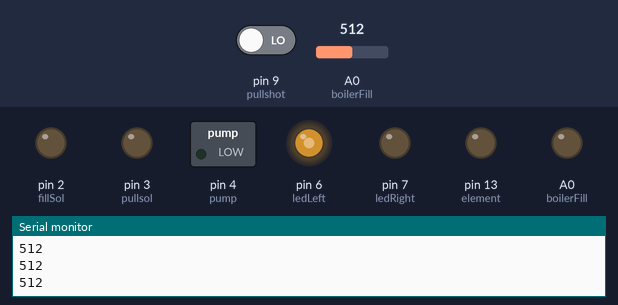
This sketch was run on a simulated Arduino Uno, built with avr-gcc and run on an emulated ATmega328P. On the bench: switched loads named in the sketch (green lamp = pin HIGH), output pins drawn as LEDs (lit = HIGH), the last lines printed to the serial monitor. Inputs (shaded band) come from the test bench; at power-on: A0 (boilerFill) = 512, pin 9 (pullshot) LOW. Pins used as bus, display or sensor lines are not drawn.

Above: at 2.7 s.
2.8 s: A0 (boilerFill) set to 11
5.8 s: A0 (boilerFill) set to 8
At 6.24 s:
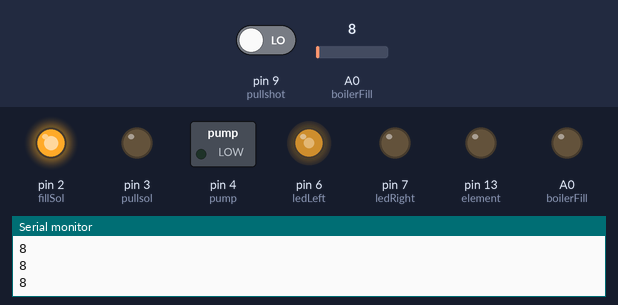
8.8 s: pin 9 (pullshot) driven HIGH
At 9.09 s:
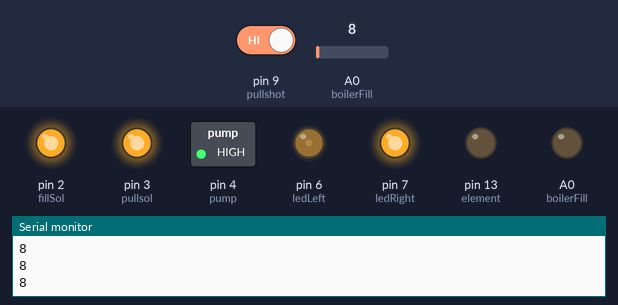
11.8 s: A0 (boilerFill) set to 109
At 12.1 s:
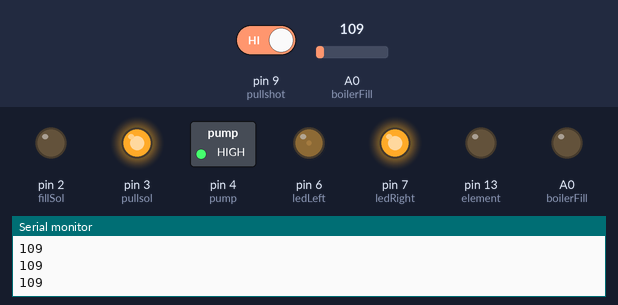
Timing chart, 0 to 15.8 s (numbered marks = the images above; inputs shaded):
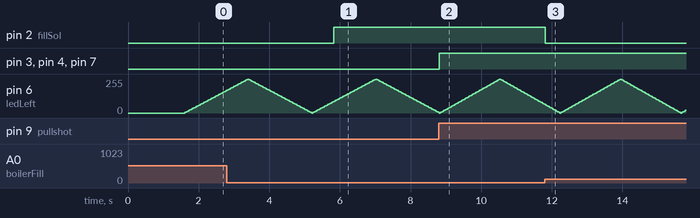

Measured:
- the behaviour switches between 10 and 9 on A0 (boilerFill) (found by bisection; images 0 and 1)
- after the input at 5.8 s, pin 2 (fillSol): LOW → HIGH at once
- after the input at 8.8 s, pin 3 (pullsol), pin 4 (pump), pin 7 (ledRight): LOW → HIGH at once
- after the input at 11.8 s, pin 2 (fillSol): HIGH → LOW at once

The sketch:

CimbaliDuino.ino
```cpp
#include <SoftwareSerial.h>

SoftwareSerial mySerial(1, 11); //  pin 0 = TX, pin 1 = RX (unused)
int pin = 11;
const int boilerFill = A0;    // pin that the sensor is attached to
const int fillSol = 2;       // attached to pin2
const int threshold = 10;   // threshold level that's in the range of the analog input
int pullshot = 9;    // right button
int pullsol = 3;    // opens grouphead solenoid
int ledLeft = 6;     // Left Light
int ledRight = 7;    // Right Light
int LCD = 10;        // LCD Power
//int LCDpower = 10;      // Left Button
int pump = 4;        // Left Button
int element = 13;    // Element Relay
int state = LOW;    // the current state of the output pin
int reading;         // the current reading from the input pin
int previous = HIGH;  // the previous reading from the input pin
long time = 0;       // the last time the output pin was toggled
long debounce = 200; // the debounce time, increase if the output flickers
int brightness = 0;  // how bright the LED is
int fadeAmount = 5;  // how many points to fade the LED by


void setup()
{
  pinMode(boilerFill, OUTPUT);
  pinMode(LCD, OUTPUT);
  pinMode(fillSol, OUTPUT);
  pinMode(pullshot, INPUT);
  //  pinMode(LCDpower, INPUT);
  pinMode(pullsol, OUTPUT);
  pinMode(ledLeft, OUTPUT);
  pinMode(ledRight, OUTPUT);
  pinMode(pump, OUTPUT);
  pinMode(element, OUTPUT);
  digitalWrite(element, LOW);
  digitalWrite(LCD, HIGH);


  // initialize serial communications:
  Serial.begin(9600);
  int inByte = 0;         // incoming serial byte
  boolean status_unlock;
  mySerial.begin(9600); // set up serial port for 9600 baud
  delay(500); // wait for display to boot up
  {
    mySerial.write(254); // cursor to beginning of first line
    mySerial.write(128);

    mySerial.write("------1994------"); // clear display + legends
    mySerial.write("-Cimbali Junior-");
    delay(1000);
    mySerial.write(254); // cursor to beginning of first line
    mySerial.write(128);

    mySerial.write("Boiler      Time"); // clear display + legends
    mySerial.write("   C           s");

  }
}
int buttonState = 0;         // variable for reading the pushbutton status
boolean shotIsPulling = false;
unsigned long timeShotStarted = 0;
int lastBoiler = 0;
unsigned long lastTime = 0;
void loop()
{
  // read the value of the probe:
  int analogValue = analogRead(boilerFill);

  // if the analog value is lower than threshold, turn on the fillSol:
  if (analogValue < threshold)
  {
    digitalWrite(fillSol, HIGH);
  }
  else
  {
    digitalWrite(fillSol, LOW);
  }

  // print the analog value:
  Serial.println(analogValue);
  delay(1);        // delay in between reads for stability
  buttonState = digitalRead(pullshot);

  reading = digitalRead(pullshot);

  // if the input just went from LOW and HIGH and we've waited long enough
  // to ignore any noise on the circuit, toggle the output pin and remember
  // the time
  if (reading == HIGH && previous == LOW && millis() - time > debounce)
  {
    if (state == HIGH)
      state = LOW;
    else
      state = HIGH;
    time = millis();
  }

  digitalWrite(pullsol, state);
  digitalWrite(ledRight, state);
  digitalWrite(pump, state);

  if (state == HIGH)
  {
    shotIsPulling = true;
    if (timeShotStarted == 0)
    {
      timeShotStarted = millis();
    }
  }
  else
  {
    shotIsPulling = false;
    timeShotStarted = 0;
  }
  mySerial.write(254); // cursor to 14th position on first line
  mySerial.write(205);

  if (shotIsPulling)
  {
    int time = (millis() - timeShotStarted) / 1000;
    if (time != lastTime)
    {
      if (time < 10)
      {
        mySerial.print(" ");
      }
      if (time > 99)
      {
        mySerial.print("");
      }
      else if (time > 0)
      {
        mySerial.print(time);
      }
      else
      {
        mySerial.print("*");
      }

      lastTime = time;
    }
  }
  else
  {
    mySerial.print("  ");
  }


  previous = reading;

  // set the brightness of pin 9:
  analogWrite(ledLeft, brightness);

  // change the brightness for next time through the loop:
  brightness = brightness + fadeAmount;

  // reverse the direction of the fading at the ends of the fade:
  if (brightness == 0 || brightness == 255) {
    fadeAmount = -fadeAmount ;
  }

  // wait for 30 milliseconds to see the dimming effect
  delay(30);
}
```
